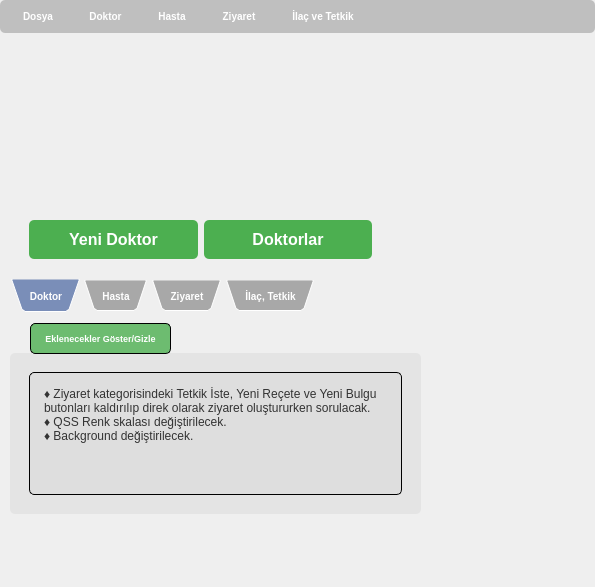
<?xml version="1.0" encoding="UTF-8"?>
<ui version="4.0">
 <class>anapencere</class>
 <widget class="QMainWindow" name="anapencere">
  <property name="geometry">
   <rect>
    <x>0</x>
    <y>0</y>
    <width>595</width>
    <height>587</height>
   </rect>
  </property>
  <property name="minimumSize">
   <size>
    <width>500</width>
    <height>500</height>
   </size>
  </property>
  <property name="windowTitle">
   <string>Sağlık Ocağı Ana Pencere</string>
  </property>
  <property name="styleSheet">
   <string notr="true">/* Hastane Teması QSS */
QMainWindow#anapencere{
	border-image: url(:/new/background/main-background2)
}
QWidget{
	font-family: Arial, sans-serif;
    color: #333; /* Metin rengi */
    border-radius: 5px;
    padding: 10px;
}
QPushButton#ButtonEklenecekler{
	background-color: rgba(76, 175, 80, 0.8);
}
QPushButton{
    background-color: #4CAF50; /* Yeşil buton */
    color: white;
	border: 1px solid;
    border-radius: 5px;
    font-size: 9px;
}

QPushButton:hover {
    background-color: #45a049; /* Hover durumunda daha koyu yeşil */
}

QPushButton:pressed {
    background-color: #388e3c; /* Tıklanma sonrası yeşil */
}

QComboBox {
    background-color: #ffffff;
    border: 1px solid #ccc;
    border-radius: 5px;
    padding: 5px;
    font-size: 14px;
}

QComboBox:hover {
    border-color: #4CAF50; /* Hoverda yeşil sınır */
}

QTabWidget {
    background-color: rgba(0, 0, 0, 0.3); /* Şeffaf arka plan */
    border: none;
}
QScrollArea{
	background-color: rgba(0,0,0,0.05);
	border: none;
}
QTabWidget::pane {
    background-color: transparent;
    border: none;
}
/* Sekme çubuğu */
QTabBar::tab {
	background-color: rgba(43, 76, 147,1);
    color: white;
    font-family: &quot;Arial Black&quot;;
    font-size: 10px;
    font-weight: bold;
    padding: 8px 15px;
    border: 1px solid white;
    border-radius: 4px;
    margin: 2px;
}

/* Seçili sekme */
QTabBar::tab:selected {
    background-color: rgba(43, 76, 147,0.6);
    color: white;
    border: 1px solid rgb(43, 76, 147);
}

/* Hover (fareyle üzerine gelindiğinde) */
QTabBar::tab:hover {
    background-color: rgba(29, 132, 132,0.6);
    color: white;
    border: 1px solid rgba(29, 132, 132,0.6);
}

QScrollBar:horizontal, QScrollBar:vertical {
    background: #f0f8ff;
    border: 1px solid #ccc;
    border-radius: 5px;
    height: 8px;
    width: 8px;
}

QScrollBar::handle:horizontal, QScrollBar::handle:vertical {
    background: #4CAF50;
    border-radius: 5px;
}

QScrollBar::handle:horizontal:hover, QScrollBar::handle:vertical:hover {
    background: #388e3c;
}
/* Menü çubuğu arka plan rengi ve sınırları */
QMenuBar {
    background-color:rgba(0, 0, 0, 0.2); 
    color: white; /* Yazı rengi beyaz */
	font-family: &quot;Arial Black&quot;;
    font-size: 10px; /* Font boyutu */
    font-weight: bold;
    border: 1px; /* Kenarlık yok */
    padding: 2px;
}

/* Menü öğeleri */
QMenuBar::item {
    background-color: transparent; /* Arka planı şeffaf */
    color: white; /* Yazı rengi beyaz */
    padding: 8px 15px; /* İç boşluk */
}

/* Menü öğeleri üzerine gelindiğinde renk değişimi */
QMenuBar::item:selected {
    background-color: rgba(43, 76, 147,0.6);
    color: white;
}

/* Menü öğeleri üzerine gelindiğinde fareyle etkileşim */
QMenuBar::item:hover {
    background-color: rgba(29, 132, 132,0.6);
    color: white;
    border: 1px solid rgba(29, 132, 132,0.6);
}

/* Menü arka planı */
QMenu {
    background-color:rgba(21, 24, 62, 0.4);  /* Koyu gri arka plan */
    border: 1px solid #555; /* Gri kenarlık */
    color: white; /* Menü öğesi yazı rengi beyaz */
    padding: 5px;
}

/* Menü öğelerinin üzerine gelindiğinde değişiklik */
QMenu::item {
    padding: 8px 15px; /* Menü öğesi iç boşluğu */
    background-color: transparent; /* Arka planı şeffaf */
}

QMenu::item:selected {
    background-color: rgba(43, 76, 147,0.6);
    color: white;
}

/* Menü öğeleri üzerine gelindiğinde */
QMenu::item:hover {
    background-color: rgba(29, 132, 132,0.6);
    color: white;
    border: 1px solid rgba(29, 132, 132,0.6);
}
</string>
  </property>
  <widget class="QWidget" name="centralwidget">
   <widget class="QTabWidget" name="tabWidget">
    <property name="enabled">
     <bool>true</bool>
    </property>
    <property name="geometry">
     <rect>
      <x>10</x>
      <y>10</y>
      <width>381</width>
      <height>271</height>
     </rect>
    </property>
    <property name="font">
     <font>
      <family>Arial</family>
      <italic>false</italic>
      <underline>false</underline>
      <strikeout>false</strikeout>
      <stylestrategy>PreferAntialias</stylestrategy>
      <kerning>true</kerning>
      <fontweight>ExtraBold</fontweight>
     </font>
    </property>
    <property name="cursor">
     <cursorShape>PointingHandCursor</cursorShape>
    </property>
    <property name="styleSheet">
     <string notr="true">QPushButton{
    background-color: #4CAF50; /* Yeşil buton */
    color: white;
    border-radius: 5px;
    padding: 10px 20px;
    font-size: 16px;
    border: none;
}

QPushButton:hover {
    background-color: #45a049; /* Hover durumunda daha koyu yeşil */
}

QPushButton:pressed {
    background-color: #388e3c; /* Tıklanma sonrası yeşil */
}
</string>
    </property>
    <property name="tabPosition">
     <enum>QTabWidget::TabPosition::South</enum>
    </property>
    <property name="tabShape">
     <enum>QTabWidget::TabShape::Triangular</enum>
    </property>
    <property name="currentIndex">
     <number>0</number>
    </property>
    <property name="elideMode">
     <enum>Qt::TextElideMode::ElideNone</enum>
    </property>
    <property name="movable">
     <bool>false</bool>
    </property>
    <property name="tabBarAutoHide">
     <bool>false</bool>
    </property>
    <widget class="QWidget" name="tab">
     <property name="font">
      <font>
       <family>Arial</family>
       <bold>false</bold>
      </font>
     </property>
     <attribute name="title">
      <string>Doktor</string>
     </attribute>
     <layout class="QGridLayout" name="gridLayout">
      <item row="1" column="0">
       <layout class="QHBoxLayout" name="horizontalLayout">
        <item>
         <widget class="QPushButton" name="Buttonnewdoktor">
          <property name="font">
           <font>
            <family>Arial</family>
            <pointsize>-1</pointsize>
            <bold>true</bold>
           </font>
          </property>
          <property name="text">
           <string>Yeni Doktor</string>
          </property>
         </widget>
        </item>
        <item>
         <widget class="QPushButton" name="Buttondoktorlist">
          <property name="font">
           <font>
            <family>Arial</family>
            <pointsize>-1</pointsize>
            <bold>true</bold>
           </font>
          </property>
          <property name="text">
           <string>Doktorlar</string>
          </property>
         </widget>
        </item>
       </layout>
      </item>
      <item row="0" column="0">
       <spacer name="verticalSpacer_3">
        <property name="orientation">
         <enum>Qt::Orientation::Vertical</enum>
        </property>
        <property name="sizeHint" stdset="0">
         <size>
          <width>20</width>
          <height>40</height>
         </size>
        </property>
       </spacer>
      </item>
     </layout>
    </widget>
    <widget class="QWidget" name="tab_2">
     <attribute name="title">
      <string>Hasta</string>
     </attribute>
     <layout class="QGridLayout" name="gridLayout_2">
      <item row="1" column="0">
       <layout class="QHBoxLayout" name="horizontalLayout_2">
        <item>
         <widget class="QPushButton" name="Buttonnewhasta">
          <property name="font">
           <font>
            <family>Arial</family>
            <pointsize>-1</pointsize>
            <bold>true</bold>
           </font>
          </property>
          <property name="text">
           <string>Yeni Hasta</string>
          </property>
         </widget>
        </item>
        <item>
         <widget class="QPushButton" name="Buttonhastalist">
          <property name="font">
           <font>
            <family>Arial</family>
            <pointsize>-1</pointsize>
            <bold>true</bold>
           </font>
          </property>
          <property name="text">
           <string>Hastalar</string>
          </property>
         </widget>
        </item>
       </layout>
      </item>
      <item row="0" column="0">
       <spacer name="verticalSpacer">
        <property name="orientation">
         <enum>Qt::Orientation::Vertical</enum>
        </property>
        <property name="sizeHint" stdset="0">
         <size>
          <width>20</width>
          <height>40</height>
         </size>
        </property>
       </spacer>
      </item>
     </layout>
    </widget>
    <widget class="QWidget" name="tab_3">
     <attribute name="title">
      <string>Ziyaret</string>
     </attribute>
     <layout class="QGridLayout" name="gridLayout_3">
      <item row="0" column="0">
       <spacer name="verticalSpacer_4">
        <property name="orientation">
         <enum>Qt::Orientation::Vertical</enum>
        </property>
        <property name="sizeHint" stdset="0">
         <size>
          <width>20</width>
          <height>40</height>
         </size>
        </property>
       </spacer>
      </item>
      <item row="1" column="0">
       <layout class="QVBoxLayout" name="verticalLayout">
        <item>
         <layout class="QHBoxLayout" name="horizontalLayout_3">
          <item>
           <widget class="QPushButton" name="Buttonnewziyaret">
            <property name="font">
             <font>
              <family>Arial</family>
              <pointsize>-1</pointsize>
              <bold>true</bold>
             </font>
            </property>
            <property name="text">
             <string>Yeni Ziyaret</string>
            </property>
           </widget>
          </item>
          <item>
           <widget class="QPushButton" name="Buttonziyaretlist">
            <property name="font">
             <font>
              <family>Arial</family>
              <pointsize>-1</pointsize>
              <bold>true</bold>
             </font>
            </property>
            <property name="text">
             <string>Ziyaretler</string>
            </property>
           </widget>
          </item>
         </layout>
        </item>
        <item>
         <layout class="QHBoxLayout" name="horizontalLayout_4">
          <item>
           <widget class="QPushButton" name="Buttonnewtetkikiste">
            <property name="font">
             <font>
              <family>Arial</family>
              <pointsize>-1</pointsize>
              <bold>true</bold>
             </font>
            </property>
            <property name="text">
             <string>Tetkik İste</string>
            </property>
           </widget>
          </item>
          <item>
           <widget class="QPushButton" name="Buttonistenentetkikliste">
            <property name="font">
             <font>
              <family>Arial</family>
              <pointsize>-1</pointsize>
              <bold>true</bold>
             </font>
            </property>
            <property name="text">
             <string>İstenen Tetkikler</string>
            </property>
           </widget>
          </item>
         </layout>
        </item>
        <item>
         <layout class="QHBoxLayout" name="horizontalLayout_5">
          <item>
           <widget class="QPushButton" name="Buttonnewrecete">
            <property name="font">
             <font>
              <family>Arial</family>
              <pointsize>-1</pointsize>
              <bold>true</bold>
             </font>
            </property>
            <property name="text">
             <string>Yeni Recete</string>
            </property>
           </widget>
          </item>
          <item>
           <widget class="QPushButton" name="Buttonrecetelist">
            <property name="font">
             <font>
              <family>Arial</family>
              <pointsize>-1</pointsize>
              <bold>true</bold>
             </font>
            </property>
            <property name="text">
             <string>Receteler</string>
            </property>
           </widget>
          </item>
         </layout>
        </item>
       </layout>
      </item>
      <item row="2" column="0">
       <layout class="QHBoxLayout" name="horizontalLayout_8">
        <item>
         <widget class="QPushButton" name="Buttonnewbulgu">
          <property name="font">
           <font>
            <family>Arial</family>
            <pointsize>-1</pointsize>
            <bold>true</bold>
           </font>
          </property>
          <property name="text">
           <string>Yeni Bulgu</string>
          </property>
         </widget>
        </item>
        <item>
         <widget class="QPushButton" name="Buttonbulgulist">
          <property name="font">
           <font>
            <family>Arial</family>
            <pointsize>-1</pointsize>
            <bold>true</bold>
           </font>
          </property>
          <property name="text">
           <string>Bulgular</string>
          </property>
         </widget>
        </item>
       </layout>
      </item>
     </layout>
    </widget>
    <widget class="QWidget" name="tab_4">
     <attribute name="title">
      <string>İlaç, Tetkik</string>
     </attribute>
     <layout class="QGridLayout" name="gridLayout_5">
      <item row="1" column="2">
       <layout class="QVBoxLayout" name="verticalLayout_2">
        <item>
         <layout class="QHBoxLayout" name="horizontalLayout_6">
          <item>
           <widget class="QPushButton" name="Buttonnewilac">
            <property name="font">
             <font>
              <family>Arial</family>
              <pointsize>-1</pointsize>
              <bold>true</bold>
             </font>
            </property>
            <property name="text">
             <string>Yeni İlaç</string>
            </property>
           </widget>
          </item>
          <item>
           <widget class="QPushButton" name="Buttonilaclist">
            <property name="font">
             <font>
              <family>Arial</family>
              <pointsize>-1</pointsize>
              <bold>true</bold>
             </font>
            </property>
            <property name="text">
             <string>İlaçlar</string>
            </property>
           </widget>
          </item>
         </layout>
        </item>
        <item>
         <layout class="QHBoxLayout" name="horizontalLayout_7">
          <item>
           <widget class="QPushButton" name="Buttonnewtetkik">
            <property name="font">
             <font>
              <family>Arial</family>
              <pointsize>-1</pointsize>
              <bold>true</bold>
             </font>
            </property>
            <property name="text">
             <string>Yeni Tetkik</string>
            </property>
           </widget>
          </item>
          <item>
           <widget class="QPushButton" name="Buttontetkiklist">
            <property name="font">
             <font>
              <family>Arial</family>
              <pointsize>-1</pointsize>
              <bold>true</bold>
             </font>
            </property>
            <property name="text">
             <string>Tetkikler</string>
            </property>
           </widget>
          </item>
         </layout>
        </item>
       </layout>
      </item>
      <item row="0" column="2">
       <spacer name="verticalSpacer_2">
        <property name="orientation">
         <enum>Qt::Orientation::Vertical</enum>
        </property>
        <property name="sizeHint" stdset="0">
         <size>
          <width>20</width>
          <height>40</height>
         </size>
        </property>
       </spacer>
      </item>
     </layout>
    </widget>
   </widget>
   <widget class="QScrollArea" name="scrollArea">
    <property name="geometry">
     <rect>
      <x>10</x>
      <y>320</y>
      <width>411</width>
      <height>161</height>
     </rect>
    </property>
    <property name="styleSheet">
     <string notr="true">QTextEdit{
	background-color: rgba(0, 0, 0, 0.03);
	border:1px solid;
	border-color: rgb(0, 0, 0);
}</string>
    </property>
    <property name="widgetResizable">
     <bool>true</bool>
    </property>
    <widget class="QWidget" name="scrollAreaWidgetContents">
     <property name="geometry">
      <rect>
       <x>0</x>
       <y>0</y>
       <width>391</width>
       <height>141</height>
      </rect>
     </property>
     <layout class="QGridLayout" name="gridLayout_4">
      <item row="0" column="0">
       <widget class="QTextEdit" name="teEklenecekler">
        <property name="html">
         <string>&lt;!DOCTYPE HTML PUBLIC &quot;-//W3C//DTD HTML 4.0//EN&quot; &quot;http://www.w3.org/TR/REC-html40/strict.dtd&quot;&gt;
&lt;html&gt;&lt;head&gt;&lt;meta name=&quot;qrichtext&quot; content=&quot;1&quot; /&gt;&lt;meta charset=&quot;utf-8&quot; /&gt;&lt;style type=&quot;text/css&quot;&gt;
p, li { white-space: pre-wrap; }
hr { height: 1px; border-width: 0; }
li.unchecked::marker { content: &quot;\2610&quot;; }
li.checked::marker { content: &quot;\2612&quot;; }
&lt;/style&gt;&lt;/head&gt;&lt;body style=&quot; font-family:'Arial','sans-serif'; font-size:9pt; font-weight:400; font-style:normal;&quot;&gt;
&lt;p style=&quot; margin-top:0px; margin-bottom:0px; margin-left:0px; margin-right:0px; -qt-block-indent:0; text-indent:0px;&quot;&gt;♦ Ziyaret kategorisindeki Tetkik İste, Yeni Reçete ve Yeni Bulgu&lt;br /&gt;butonları kaldırılıp direk olarak ziyaret oluştururken sorulacak.&lt;br /&gt;♦ QSS Renk skalası değiştirilecek.&lt;br /&gt;♦ Background değiştirilecek.&lt;/p&gt;&lt;/body&gt;&lt;/html&gt;</string>
        </property>
       </widget>
      </item>
     </layout>
    </widget>
   </widget>
   <widget class="QPushButton" name="ButtonEklenecekler">
    <property name="geometry">
     <rect>
      <x>30</x>
      <y>290</y>
      <width>141</width>
      <height>31</height>
     </rect>
    </property>
    <property name="font">
     <font>
      <family>Arial</family>
      <pointsize>-1</pointsize>
      <bold>true</bold>
     </font>
    </property>
    <property name="text">
     <string>Eklenecekler Göster/Gizle</string>
    </property>
    <property name="checkable">
     <bool>true</bool>
    </property>
   </widget>
  </widget>
  <widget class="QMenuBar" name="menuBar">
   <property name="geometry">
    <rect>
     <x>0</x>
     <y>0</y>
     <width>595</width>
     <height>33</height>
    </rect>
   </property>
   <widget class="QMenu" name="menuDoktor">
    <property name="title">
     <string>Doktor</string>
    </property>
    <addaction name="actiondoktorekle"/>
    <addaction name="actiondoktorlist"/>
   </widget>
   <widget class="QMenu" name="menuHasta">
    <property name="title">
     <string>Hasta</string>
    </property>
    <addaction name="actionhastaekle"/>
    <addaction name="actionhastalist"/>
   </widget>
   <widget class="QMenu" name="menuZiyaret">
    <property name="title">
     <string>Ziyaret</string>
    </property>
    <addaction name="actionziyaretekle"/>
    <addaction name="actionistetnentetkikekle"/>
    <addaction name="actionreceteekle"/>
    <addaction name="actionbulguekle"/>
    <addaction name="separator"/>
    <addaction name="actionziyaretlist"/>
    <addaction name="actionistenentetkiklist"/>
    <addaction name="actionrecetelist"/>
    <addaction name="actionbulgulist"/>
   </widget>
   <widget class="QMenu" name="menu_la">
    <property name="title">
     <string>İlaç ve Tetkik</string>
    </property>
    <addaction name="actionilacekle"/>
    <addaction name="actiontetkikekle"/>
    <addaction name="separator"/>
    <addaction name="actionilaclist"/>
    <addaction name="actiontetkiklist"/>
   </widget>
   <widget class="QMenu" name="menuDosya">
    <property name="title">
     <string>Dosya</string>
    </property>
    <addaction name="action_k"/>
   </widget>
   <addaction name="menuDosya"/>
   <addaction name="menuDoktor"/>
   <addaction name="menuHasta"/>
   <addaction name="menuZiyaret"/>
   <addaction name="menu_la"/>
  </widget>
  <widget class="QStatusBar" name="statusBar"/>
  <action name="actiondoktorekle">
   <property name="text">
    <string>Yeni Doktor</string>
   </property>
  </action>
  <action name="actiondoktorlist">
   <property name="text">
    <string>Doktor Listesi</string>
   </property>
  </action>
  <action name="actionhastaekle">
   <property name="text">
    <string>Yeni Hasta</string>
   </property>
  </action>
  <action name="actionhastalist">
   <property name="text">
    <string>Hasta Listesi</string>
   </property>
  </action>
  <action name="actionziyaretlist">
   <property name="text">
    <string>Ziyaret Listesi</string>
   </property>
  </action>
  <action name="actionziyaretekle">
   <property name="text">
    <string>Yeni Ziyaret</string>
   </property>
  </action>
  <action name="actionilacekle">
   <property name="text">
    <string>Yeni İlaç</string>
   </property>
  </action>
  <action name="actionilaclist">
   <property name="text">
    <string>İlaç Listesi</string>
   </property>
  </action>
  <action name="action_k">
   <property name="text">
    <string>Çıkış</string>
   </property>
  </action>
  <action name="actiontetkikekle">
   <property name="text">
    <string>Yeni Tetkik</string>
   </property>
  </action>
  <action name="actiontetkiklist">
   <property name="text">
    <string>Tetkik Listesi</string>
   </property>
  </action>
  <action name="actionistetnentetkikekle">
   <property name="text">
    <string>Tetkik İste</string>
   </property>
  </action>
  <action name="actionreceteekle">
   <property name="text">
    <string>Yeni Reçete</string>
   </property>
  </action>
  <action name="actionistenentetkiklist">
   <property name="text">
    <string>İstenen Tetkikler</string>
   </property>
  </action>
  <action name="actionrecetelist">
   <property name="text">
    <string>Receteler</string>
   </property>
  </action>
  <action name="actiontetkikduzenle">
   <property name="text">
    <string>Tetkik Düzenle</string>
   </property>
  </action>
  <action name="actionbulguekle">
   <property name="text">
    <string>Yeni Bulgu</string>
   </property>
  </action>
  <action name="actionbulgulist">
   <property name="text">
    <string>Bulgular</string>
   </property>
  </action>
 </widget>
 <resources/>
 <connections>
  <connection>
   <sender>Buttonhastalist</sender>
   <signal>clicked()</signal>
   <receiver>actionhastalist</receiver>
   <slot>trigger()</slot>
   <hints>
    <hint type="sourcelabel">
     <x>360</x>
     <y>461</y>
    </hint>
    <hint type="destinationlabel">
     <x>-1</x>
     <y>-1</y>
    </hint>
   </hints>
  </connection>
  <connection>
   <sender>Buttontetkiklist</sender>
   <signal>clicked()</signal>
   <receiver>actiontetkiklist</receiver>
   <slot>trigger()</slot>
   <hints>
    <hint type="sourcelabel">
     <x>359</x>
     <y>496</y>
    </hint>
    <hint type="destinationlabel">
     <x>-1</x>
     <y>-1</y>
    </hint>
   </hints>
  </connection>
  <connection>
   <sender>Buttonrecetelist</sender>
   <signal>clicked()</signal>
   <receiver>actionrecetelist</receiver>
   <slot>trigger()</slot>
   <hints>
    <hint type="sourcelabel">
     <x>359</x>
     <y>451</y>
    </hint>
    <hint type="destinationlabel">
     <x>-1</x>
     <y>-1</y>
    </hint>
   </hints>
  </connection>
  <connection>
   <sender>Buttonnewrecete</sender>
   <signal>clicked()</signal>
   <receiver>actionreceteekle</receiver>
   <slot>trigger()</slot>
   <hints>
    <hint type="sourcelabel">
     <x>187</x>
     <y>451</y>
    </hint>
    <hint type="destinationlabel">
     <x>-1</x>
     <y>-1</y>
    </hint>
   </hints>
  </connection>
  <connection>
   <sender>Buttonnewziyaret</sender>
   <signal>clicked()</signal>
   <receiver>actionziyaretekle</receiver>
   <slot>trigger()</slot>
   <hints>
    <hint type="sourcelabel">
     <x>187</x>
     <y>347</y>
    </hint>
    <hint type="destinationlabel">
     <x>-1</x>
     <y>-1</y>
    </hint>
   </hints>
  </connection>
  <connection>
   <sender>Buttonnewtetkikiste</sender>
   <signal>clicked()</signal>
   <receiver>actionistetnentetkikekle</receiver>
   <slot>trigger()</slot>
   <hints>
    <hint type="sourcelabel">
     <x>187</x>
     <y>406</y>
    </hint>
    <hint type="destinationlabel">
     <x>-1</x>
     <y>-1</y>
    </hint>
   </hints>
  </connection>
  <connection>
   <sender>Buttonnewilac</sender>
   <signal>clicked()</signal>
   <receiver>actionilacekle</receiver>
   <slot>trigger()</slot>
   <hints>
    <hint type="sourcelabel">
     <x>187</x>
     <y>437</y>
    </hint>
    <hint type="destinationlabel">
     <x>-1</x>
     <y>-1</y>
    </hint>
   </hints>
  </connection>
  <connection>
   <sender>Buttonistenentetkikliste</sender>
   <signal>clicked()</signal>
   <receiver>actionistenentetkiklist</receiver>
   <slot>trigger()</slot>
   <hints>
    <hint type="sourcelabel">
     <x>359</x>
     <y>406</y>
    </hint>
    <hint type="destinationlabel">
     <x>-1</x>
     <y>-1</y>
    </hint>
   </hints>
  </connection>
  <connection>
   <sender>Buttonilaclist</sender>
   <signal>clicked()</signal>
   <receiver>actionilaclist</receiver>
   <slot>trigger()</slot>
   <hints>
    <hint type="sourcelabel">
     <x>359</x>
     <y>437</y>
    </hint>
    <hint type="destinationlabel">
     <x>-1</x>
     <y>-1</y>
    </hint>
   </hints>
  </connection>
  <connection>
   <sender>Buttonnewhasta</sender>
   <signal>clicked()</signal>
   <receiver>actionhastaekle</receiver>
   <slot>trigger()</slot>
   <hints>
    <hint type="sourcelabel">
     <x>187</x>
     <y>461</y>
    </hint>
    <hint type="destinationlabel">
     <x>-1</x>
     <y>-1</y>
    </hint>
   </hints>
  </connection>
  <connection>
   <sender>Buttonnewtetkik</sender>
   <signal>clicked()</signal>
   <receiver>actiontetkikekle</receiver>
   <slot>trigger()</slot>
   <hints>
    <hint type="sourcelabel">
     <x>147</x>
     <y>489</y>
    </hint>
    <hint type="destinationlabel">
     <x>-1</x>
     <y>-1</y>
    </hint>
   </hints>
  </connection>
  <connection>
   <sender>Buttonziyaretlist</sender>
   <signal>clicked()</signal>
   <receiver>actionziyaretlist</receiver>
   <slot>trigger()</slot>
   <hints>
    <hint type="sourcelabel">
     <x>359</x>
     <y>347</y>
    </hint>
    <hint type="destinationlabel">
     <x>-1</x>
     <y>-1</y>
    </hint>
   </hints>
  </connection>
  <connection>
   <sender>Buttondoktorlist</sender>
   <signal>clicked()</signal>
   <receiver>actiondoktorlist</receiver>
   <slot>trigger()</slot>
   <hints>
    <hint type="sourcelabel">
     <x>360</x>
     <y>461</y>
    </hint>
    <hint type="destinationlabel">
     <x>-1</x>
     <y>-1</y>
    </hint>
   </hints>
  </connection>
  <connection>
   <sender>Buttonnewdoktor</sender>
   <signal>clicked()</signal>
   <receiver>actiondoktorekle</receiver>
   <slot>trigger()</slot>
   <hints>
    <hint type="sourcelabel">
     <x>187</x>
     <y>461</y>
    </hint>
    <hint type="destinationlabel">
     <x>-1</x>
     <y>-1</y>
    </hint>
   </hints>
  </connection>
  <connection>
   <sender>Buttonnewbulgu</sender>
   <signal>clicked()</signal>
   <receiver>actionbulguekle</receiver>
   <slot>trigger()</slot>
   <hints>
    <hint type="sourcelabel">
     <x>114</x>
     <y>478</y>
    </hint>
    <hint type="destinationlabel">
     <x>-1</x>
     <y>-1</y>
    </hint>
   </hints>
  </connection>
  <connection>
   <sender>Buttonbulgulist</sender>
   <signal>clicked()</signal>
   <receiver>actionbulgulist</receiver>
   <slot>trigger()</slot>
   <hints>
    <hint type="sourcelabel">
     <x>360</x>
     <y>478</y>
    </hint>
    <hint type="destinationlabel">
     <x>-1</x>
     <y>-1</y>
    </hint>
   </hints>
  </connection>
 </connections>
</ui>
